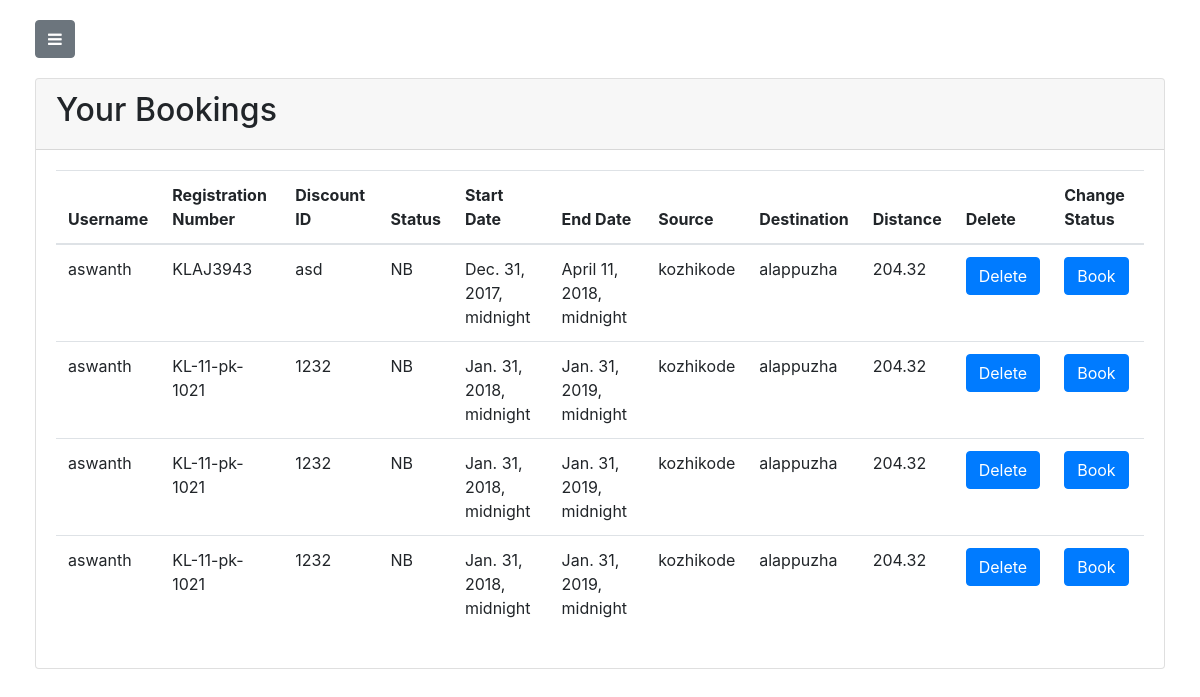
/booking/bookings (signed in), run on an earlier commit of the app's database.
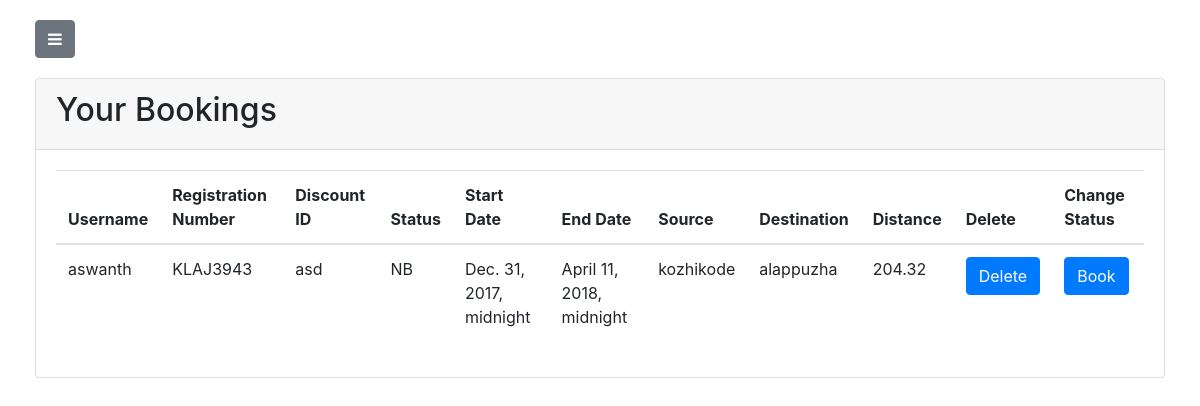
And on a later commit of the database.
### booking/models.py (models this page shows, shortened)
class Book(models.Model):
    source=models.CharField(max_length=100)
    destination=models.CharField(max_length=100)
    source_latitude=models.DecimalField(max_digits=20,default=0,decimal_places=2)
    source_longitude=models.DecimalField(max_digits=20,default=0,decimal_places=2)
    destination_latitude=models.DecimalField(max_digits=20,default=0,decimal_places=2)
    distance=models.DecimalField(max_digits=20,default=0,decimal_places=2)
    destination_longitude=models.DecimalField(max_digits=20,default=0,decimal_places=2)
    bookingDate=models.DateTimeField(default=timezone.now)
    startDate=models.DateTimeField("Start date ")
    endDate=models.DateTimeField("end date ")
    securityDeposit=models.IntegerField()
    status_CHOICES=(
        ('B','booked'),
        ('NB','not booked')
    )
    status=models.CharField(
        max_length=2,
        choices=status_CHOICES,
        default='NB',
    )
    discountId=models.CharField(max_length=100)
    allottedUser=models.ForeignKey(User,default=None,on_delete=models.CASCADE)
    vehicle=models.ForeignKey(Vehicle,on_delete=models.CASCADE)
    cost=models.FloatField()

### vehicle/models.py (models this page shows, shortened)
class Vehicle(models.Model):
    VEHICLE_STATUS_CHOICES = (
        ('B', 'Booked'),
        ('NB', 'Not Booked'),
    )
    INSURANCE_STATUS_CHOICES = (
        ('U','Updated'),
        ('NU','Not Updated'),
    )
    VEHICLE_TYPE_CHOICES = (
        ('P','Passenger'),
        ('T','Truck'),
        ('C','Construction'),
    )
    FUEL_TYPE_CHOICES = (
        ('P','Petrol'),
        ('D','Diesel'),
    )
    owner = models.ForeignKey(User,default=None,on_delete=models.CASCADE)
    cost_per_km = models.DecimalField(max_digits=20,default=0,decimal_places=2)
    price = models.DecimalField(max_digits=20,default="0",decimal_places=3)
    registration_plate = models.CharField(max_length=200,default='')
    vehicle_status = models.CharField(max_length=2,default='NB',choices=VEHICLE_STATUS_CHOICES)
    insurance_status = models.CharField(max_length=2,default='NU',choices=INSURANCE_STATUS_CHOICES)
    no_of_km_travelled = models.DecimalField(max_digits=20,default=0,decimal_places=0)
    fuel_type = models.CharField(max_length=1,default='P',choices=FUEL_TYPE_CHOICES)
    mileage = models.DecimalField(max_digits=20,default=0,decimal_places=0)
    vehicle_type = models.CharField(max_length=1,default='P',choices=VEHICLE_TYPE_CHOICES)
    image=models.ImageField(upload_to="vehicle_image",blank=True)

### booking/views.py (the view)
# urls.py: path('bookings',views.booking,name='bookings'),
def booking(request):
    if request.POST:
        form=BookForm(request.POST)
        return render(request,'booking/index.html',{'form':form})
    else:
        if request.user.is_superuser:
            bookings = Book.objects.all()
            return render(request,'booking/bookinglist.html',{ 'bookings' : bookings ,'user':request.user})
        else:
            bookings = Book.objects.filter(allottedUser=request.user)
            return render(request,'booking/bookinglist.html',{ 'bookings' : bookings ,'user':request.user})

### booking/templates/booking/bookinglist.html (shortened to what this page needs)
{% load staticfiles %}
{% load crispy_forms_tags %}
<!DOCTYPE html>
<html lang="en">
<head>
    <link href="{% static 'vendor/bootstrap/css/bootstrap.min.css' %}" rel="stylesheet">
    <link rel="stylesheet" href="https://maxcdn.bootstrapcdn.com/bootstrap/4.0.0/css/bootstrap.min.css">
    <link rel="stylesheet" href="https://cdnjs.cloudflare.com/ajax/libs/font-awesome/4.7.0/css/font-awesome.css">
    <link href="{% static 'css/simple-sidebar.css' %}" rel="stylesheet">
</head>
<body>
{% if user.is_authenticated %}
    <div id="wrapper">
        <div id="page-content-wrapper">
            <div class="container-fluid">
                <div class="row nav">
                    <div class="col-md-2">
                        <a href="#menu-toggle" class="btn btn-secondary" id="menu-toggle"><i class="fa fa-bars"></i></a>
                    </div>
                </div>
                <div class="row">
                    <div class="col-md-12">
                        <div class="card">
                            <div class="card-header">
                                <h2>Your Bookings</h2>
                            </div>
                            <div class="card-body">
                                <table class="table">
                                  <thead>
                                    <tr>
                                      {% if user.is_superuser %}
                                        <th scope="col">Username</th>
                                      {% endif %}
                                      <th scope="col">Registration Number</th>
                                      <th scope="col">Discount ID</th>
                                      <th scope="col">Status</th>
                                      <th scope="col">Start Date</th>
                                      <th scope="col">End Date</th>
                                      <th scope="col">Source</th>
                                      <th scope="col">Destination</th>
                                      <th scope="col">Distance</th>
                                      <th scope="col">Delete</th>
                                      {% if user.is_superuser %}
                                        <th scope="col">Change Status</th>
                                      {% endif %}
                                    </tr>
                                  </thead>
                                  <tbody>
                                    {% for item in bookings %}
                                    <tr>
                                      {% if user.is_superuser %}
                                        <td>{{item.allottedUser.username}}</td>
                                      {% endif %}
                                      <td>{{item.vehicle.registration_plate}}</td>
                                      <td>{{item.discountId}}</td>
                                      <td>{{item.status}}</td>
                                      <td>{{item.startDate}}</td>
                                      <td>{{item.endDate}}</td>
                                      <td>{{item.source}}</td>
                                      <td>{{item.destination}}</td>
                                      <td>{{item.distance}}</td>
                                      <td>
                                        <a href="/booking/delete/{{item.id}}"><input type="button" value="Delete" name="delete" class="btn btn-primary" id="submit"/></a>
                                      </td>
                                      {% if user.is_superuser %}
                                        <td><a href="/booking/changestatus/{{item.id}}"><input type="button" value="Book" name="Book" class="btn btn-primary" id="submit"/></a></td>
                                      {% endif %}
                                    </tr>
                                    {% endfor %}
                                  </tbody>
                                </table>
                            </div>
                        </div>
                    </div>
                </div>
            </div>
        </div>
    </div>
{% else %}
<div class="jumbotron jumbotron-fluid">
    <div class="container">
        <h1 class="display-3">You are not logged in</h1>
    </div>
</div>
{% endif %}
</body>
</html>

### account/static/css/simple-sidebar.css (style rules this page uses)
body { overflow-x: hidden; }
#wrapper { padding-left: 0; -webkit-transition: all 0.5s ease; -moz-transition: all 0.5s ease; -o-transition: all 0.5s ease; transition: all 0.5s ease; }
#page-content-wrapper { width: 100%; position: absolute; padding: 15px; }
@media (min-width:768px) { #wrapper { padding-left: 0; } }
@media (min-width:768px) { #page-content-wrapper { padding: 20px; position: relative; } }

### booking/templates/booking/bookinglist.html (style rules this page uses)
.nav { margin-bottom: 20px; }

What changed in the data, as far as the page shows it:
removed Book: allottedUser.username "aswanth", vehicle.registration_plate "KL-11-pk-1021", discountId "1232", status "NB", startDate "Jan. 31, 2018, midnight", endDate "Jan. 31, 2019, midnight", source "kozhikode", destination "alappuzha", distance "204.32"
removed Book: allottedUser.username "aswanth", vehicle.registration_plate "KL-11-pk-1021", discountId "1232", status "NB", startDate "Jan. 31, 2018, midnight", endDate "Jan. 31, 2019, midnight", source "kozhikode", destination "alappuzha", distance "204.32"
removed Book: allottedUser.username "aswanth", vehicle.registration_plate "KL-11-pk-1021", discountId "1232", status "NB", startDate "Jan. 31, 2018, midnight", endDate "Jan. 31, 2019, midnight", source "kozhikode", destination "alappuzha", distance "204.32"
